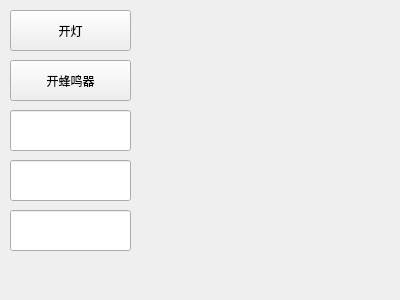
<?xml version="1.0" encoding="UTF-8"?>
<ui version="4.0">
 <class>page1</class>
 <widget class="QWidget" name="page1">
  <property name="geometry">
   <rect>
    <x>0</x>
    <y>0</y>
    <width>400</width>
    <height>300</height>
   </rect>
  </property>
  <property name="windowTitle">
   <string>Form</string>
  </property>
  <widget class="QPushButton" name="pushButton_led">
   <property name="geometry">
    <rect>
     <x>10</x>
     <y>10</y>
     <width>121</width>
     <height>41</height>
    </rect>
   </property>
   <property name="text">
    <string>开灯</string>
   </property>
  </widget>
  <widget class="QPushButton" name="pushButton_beer">
   <property name="geometry">
    <rect>
     <x>10</x>
     <y>60</y>
     <width>121</width>
     <height>41</height>
    </rect>
   </property>
   <property name="text">
    <string>开蜂鸣器</string>
   </property>
  </widget>
  <widget class="QLineEdit" name="lineEdit_tem">
   <property name="geometry">
    <rect>
     <x>10</x>
     <y>110</y>
     <width>121</width>
     <height>41</height>
    </rect>
   </property>
  </widget>
  <widget class="QLineEdit" name="lineEdit_hum">
   <property name="geometry">
    <rect>
     <x>10</x>
     <y>160</y>
     <width>121</width>
     <height>41</height>
    </rect>
   </property>
  </widget>
  <widget class="QLineEdit" name="lineEdit_light">
   <property name="geometry">
    <rect>
     <x>10</x>
     <y>210</y>
     <width>121</width>
     <height>41</height>
    </rect>
   </property>
  </widget>
 </widget>
 <resources/>
 <connections/>
</ui>
